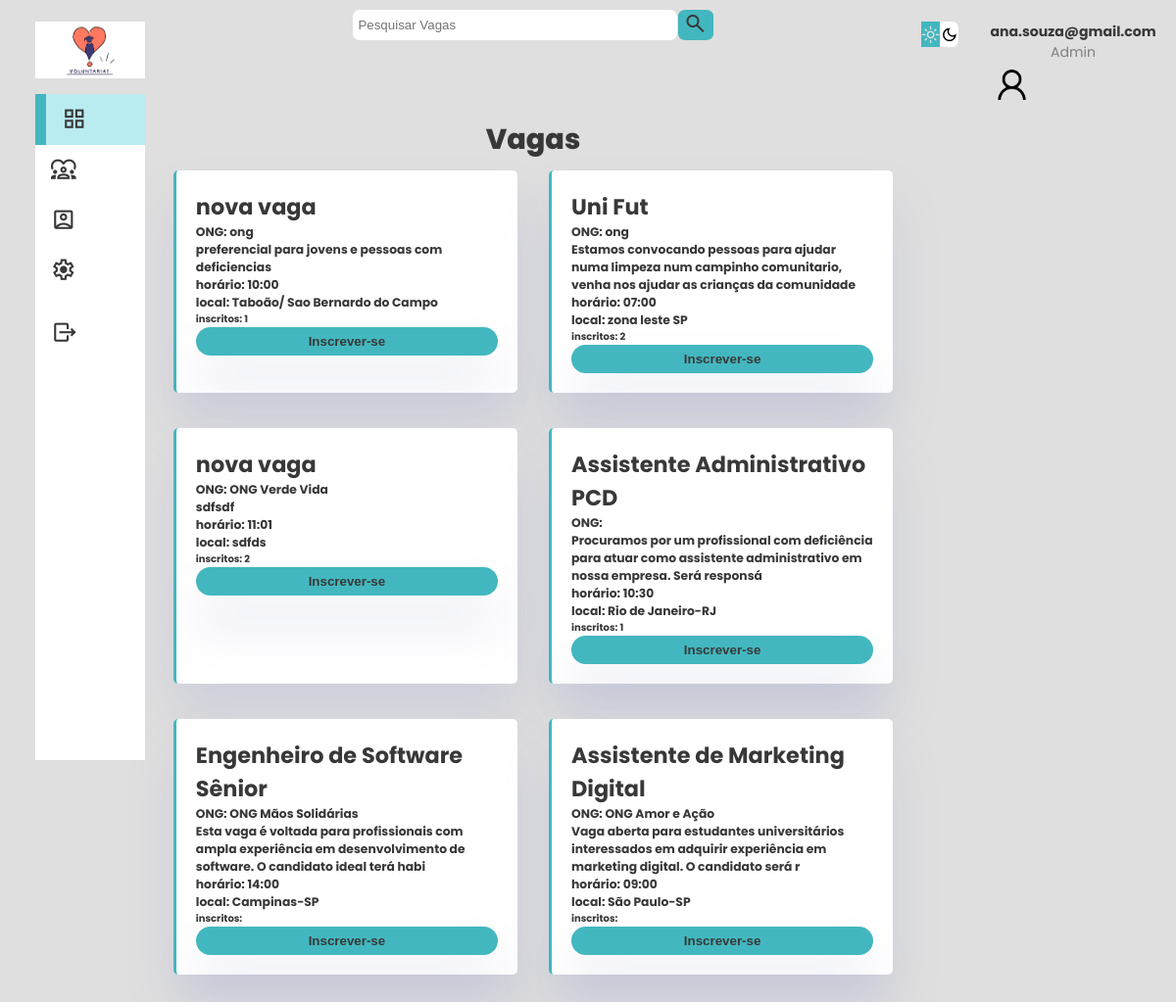
Page /minhas-ongs.php (signed in) on the committed database.
### tables this page shows
CREATE TABLE IF NOT EXISTS `vagas` (
  `id` int NOT NULL AUTO_INCREMENT,
  `nomeVaga` varchar(45) NOT NULL,
  `descricao` varchar(120) NOT NULL,
  `horario` time NOT NULL,
  `localizacao` varchar(45) NOT NULL,
  `inscritos` int DEFAULT NULL,
  `idong` int NOT NULL,
  PRIMARY KEY (`id`)
);

CREATE TABLE IF NOT EXISTS `ongcad` (
  `idong` int NOT NULL AUTO_INCREMENT,
  `imagem` blob,
  `nomeOng` varchar(45) NOT NULL,
  `emailOng` varchar(60) NOT NULL,
  `senhaOng` varchar(12) NOT NULL,
  `telefone` varchar(9) NOT NULL,
  `cep` varchar(8) NOT NULL,
  `numero` varchar(8) NOT NULL,
  `descricao` varchar(200) DEFAULT NULL,
  `userImage` varchar(255) DEFAULT NULL,
  PRIMARY KEY (`idong`),
  UNIQUE KEY `email_UNIQUE` (`emailOng`)
);

### minhas-ongs.php (the view, shortened to what this page needs)
<?php
include_once('conexao.php');
if (!isset($_SESSION['emailVol']) || !isset($_SESSION['senhaVol'])) {
    unset($_SESSION['emailVol']);
    unset($_SESSION['senhaVol']);
    header('Location: index.php');
    exit();
} else {
    $logado = $_SESSION['emailVol'];
   $sqlUser = "SELECT idvolunt, userImage FROM voluntariocad WHERE emailVol='$logado'";
    $resultUser = $conexao->query($sqlUser);
    if ($resultUser->num_rows > 0) {
        $userData = $resultUser->fetch_assoc();
        $userImage = $userData['userImage'];
    } else {
        header('Location: index.php');
        exit();
    }
}
$sql = "SELECT * FROM vagas ORDER BY id DESC";
$result = mysqli_query($conexao, $sql);
?>
<!DOCTYPE html>
<html lang="pt-br">
<head>
    <link rel="stylesheet" href="css/ong-admin.css">
    <link rel="stylesheet" href="css/card.css">
</head>
<body>
    <div class="container">
        <aside>
            <div class="top">
                <div class="logo">
                    <img src="imagens/logo.png" alt="" width="58px">
                </div>
            </div>
            <div class="sidebar">
                <a href="minhas-ongs.php" class="active">
                    <span class="material-symbols-outlined">grid_view</span>
                </a>
                <a href="cadastrado-ongs.php">
                <span class="material-symbols-outlined">diversity_1</span>
                </a>
                <a href="voluntario.php">
                    <span class="material-symbols-outlined">account_box</span>
                </a>
                <a href="senha.php">
                    <span class="material-symbols-outlined">settings</span>
                </a>
                <a href="logout.php">
                    <span class="material-symbols-outlined">move_item</span>
                </a>
            </div>
        </aside>
        <main>
            <div class="box-search">
                <input type="search" class="form-control w-25" placeholder="Pesquisar Vagas" id="pesquisar">
                <button onclick="searchData()">
                <span class="material-symbols-outlined">
                </span>
                </button>
            </div>
            <div class="recent_order">
                <h1>Vagas</h1>
                <div class="row">
                    <?php
                    while ($row = mysqli_fetch_assoc($result)) {
                        $ongId = $row['idong'];
                        $sqlOng = "SELECT nomeOng FROM ongcad WHERE idong='$ongId'";
                        $resultOng = mysqli_query($conexao, $sqlOng);
                        $ongNome = "";
                        if ($resultOng && mysqli_num_rows($resultOng) > 0) {
                            $rowOng = mysqli_fetch_assoc($resultOng);
                            $ongNome = $rowOng['nomeOng'];
                        }
                    ?>
                        <div class="card">
                            <form action="minhas-ongs.php" method="post">
                                <h2><?= $row['nomeVaga']; ?></h2>
                                <h5>ONG: <?= $ongNome; ?></h5>
                                <h5><?= $row['descricao']; ?></h5>
                                <h5>horário: <?php
                                    $datetime = new DateTime($row['horario']);
                                    echo $datetime->format('H:i');
                                ?></h5>
                                <h5>local: <?= $row['localizacao']; ?></h5>
                                <h5 class="t">inscritos: <?= $row['inscritos']; ?></h5>
                            <input type="submit" name="inscrever" value="Inscrever-se" class="btn-insc">
                            </form>
                        </div>
                    <?php } ?>
                </div>
            </div>
        </main>
        <div class="right">
            <div class="top">
                <div class="theme-toggler">
                    <span class="material-symbols-outlined active">light_mode</span>
                    <span class="material-symbols-outlined">dark_mode</span>
                </div>
                <div class="profile">
                    <div class="info">
                        <?php
                        echo "<p><b>$logado</b></p>";
                        ?>
                        <p>Admin</p>
                        <div class="profile-photo">
                        <a href="voluntario.php">
                            <?php
                            if ($userImage && file_exists("uploads-vol/$userImage")) {
                                echo '<img src="uploads-vol/' . $userImage . '" alt="Imagem do Usuário" height="100%" width="100%">';
                            } else {
                                echo '<img src="uploads-vol/default.png" alt="Imagem Padrão" height="100%" width="100%">';
                            }
                            ?>
                        </a>
                    </div>
                    </div>
                </div>
            </div>
        </div>
    </div>
</body>
</html>

### css/ong-admin.css (style rules this page uses)
:root { --clr-primary: #052659; --clr-light: rgba(132, 139, 200, 0.18); --clr-white: #fff; --clr-dark: rgb(56, 56, 56); --clr-dark-variant: #677483; --clr-color-background: #DFDFDF; --card-border-radius:2rem; --border-radius-1:0.4rem; --border-radius-2:0.8rem; --border-radius-3:1.2rem; --clr-verde-agua:#43B7BF; --card-padding: 1.8rem; --padding-1: 1.2rem; --box-shadow: 0 2rem 3rem var(--clr-light); }
* { margin: 0; padding: 0; box-sizing: border-box; text-decoration: none; border: 0; list-style: none; appearance: none; }
body { font-family: 'Poppins', sans-serif; width: 100vw; height: 100vh; font-size: 0.88rem; user-select: none; overflow-x: hidden; background: var(--clr-color-background); }
.container { display: grid; grid-template-columns: 14rem auto 14rem; width: 96%; gap:1.8rem; margin: 0 auto; }
a { color: black; }
h1 { font-weight: 800; font-size: 1.8rem; }
h2 { font-size: 1.4rem; }
h5 { font-size: 0.77rem; }
.profile-photo { width: 2.8rem; height: 2.8rem; border-radius: 50%; overflow: hidden; }
p { color: gray; }
b { color: black; }
aside { height: 100vh; }
aside .top { background-color: var(--clr-white); display: flex; justify-content: space-around; align-items: center; margin-top: 1.4rem; }
aside .logo { display: flex; gap: 1rem; }
aside .sidebar { background-color: var(--clr-white); display: flex; flex-direction: column; height: 85vh; position: relative; top: 1rem; }
aside .sidebar a { display: flex; color: var(--clr-dark); margin-left: 1rem; gap: 1rem; align-items: center; height: 3.2rem; transition: all .1s ease-in; }
aside .sidebar a span { font-size: 1.6rem; transition: all .1s ease-in; }
aside .sidebar a:last-child { position: absolute; bottom: 1rem; width: 100%; }
aside .sidebar a.active { background: #b9ecf0; color: rgb(56, 56, 56); margin-left: 0; border-left: 5px solid var(--clr-verde-agua); }
aside .sidebar a.active::before { content: ''; width: 6px; height: 100%; background-color: var(--clr-verde-agua); }
main { margin-bottom: 200px; width: auto; }
main .box-search { display:flex; justify-content: center; gap: .1%; margin-top: 10px; }
.box-search input { border-radius: 7px; width:45%; padding: 5px 5px; background: var(--clr-white); color: var(--clr-dark); }
.box-search button { padding: 2px 6px; background: #43B7BF; border-radius: 20%; cursor: pointer; color:var(--clr-dark); }
main .recent_order { margin-top: 5rem; }
main .recent_order h1 { text-align: center; color: var(--clr-dark); }
main .recent_order h2 { color: var(--clr-dark); }
.right { margin-top: 1.4rem; }
.right .top { display: flex; justify-content: start; gap: 2rem; }
.right .theme-toggler { background-color: #fff; display: flex; justify-content: space-between; height: 1.6rem; width: 4.2rem; cursor: pointer; border-radius: var(--border-radius-1); }
.right .theme-toggler span { font-size: 1.2rem; width: 50%; height: 100%; display: flex; align-items: center; justify-content: center; }
.right .theme-toggler span.active { background-color: var(--clr-verde-agua); color: var(--clr-color-background); }
.right .top .profile { display: flex; gap: 2rem; text-align: center; }
.right .info p b { color: var(--clr-dark); }
@media screen and (max-width:1200px) { .container { width: 94%; grid-template-columns: 7rem auto 14rem; } }
@media screen and (max-width:1200px) { aside .sidebar a:last-child { position: relative; margin-top: 1.8rem; } }
@media screen and (max-width:1200px) { main { display: grid; grid-template-columns: repeat(1,1fr); } }

### minhas-ongs.php (style rules this page uses)
.t { font-size: 10px; color: #43B7BF; }

### rows in the picture
vagas: nomeVaga "nova vaga", idong.nomeOng "ong", descricao "preferencial para jovens e pessoas com deficiencias", horario "10:00", localizacao "Taboão/ Sao Bernardo do Campo", inscritos "1"
vagas: nomeVaga "Uni Fut", idong.nomeOng "ong", descricao "Estamos convocando pessoas para ajudar numa limpeza num campinho comunitario, venha nos ajudar as crianças da comunidade", horario "07:00", localizacao "zona leste SP", inscritos "2"
vagas: nomeVaga "nova vaga", idong.nomeOng "ONG Verde Vida", descricao "sdfsdf", horario "11:01", localizacao "sdfds", inscritos "2"
vagas: nomeVaga "Assistente Administrativo PCD", descricao "Procuramos por um profissional com deficiência para atuar como assistente administrativo em nossa empresa. Será responsá", horario "10:30", localizacao "Rio de Janeiro-RJ", inscritos "1"
vagas: nomeVaga "Engenheiro de Software Sênior", idong.nomeOng "ONG Mãos Solidárias", descricao "Esta vaga é voltada para profissionais com ampla experiência em desenvolvimento de software. O candidato ideal terá habi", horario "14:00", localizacao "Campinas-SP"
vagas: nomeVaga "Assistente de Marketing Digital", idong.nomeOng "ONG Amor e Ação", descricao "Vaga aberta para estudantes universitários interessados em adquirir experiência em marketing digital. O candidato será r", horario "09:00", localizacao "São Paulo-SP"

### other values in the picture
$logado "ana.souza@gmail.com"
